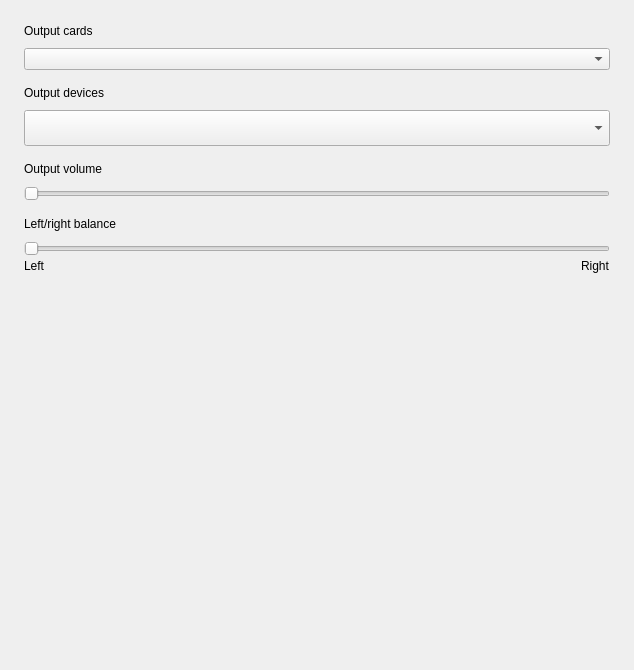
<?xml version="1.0" encoding="UTF-8"?>
<ui version="4.0">
 <class>OutputPage</class>
 <widget class="QWidget" name="OutputPage">
  <property name="geometry">
   <rect>
    <x>0</x>
    <y>0</y>
    <width>634</width>
    <height>670</height>
   </rect>
  </property>
  <property name="windowTitle">
   <string>OutputPage</string>
  </property>
  <layout class="QVBoxLayout" name="verticalLayout_4">
   <property name="spacing">
    <number>0</number>
   </property>
   <property name="leftMargin">
    <number>24</number>
   </property>
   <property name="topMargin">
    <number>24</number>
   </property>
   <property name="rightMargin">
    <number>24</number>
   </property>
   <property name="bottomMargin">
    <number>0</number>
   </property>
   <item>
    <layout class="QHBoxLayout" name="horizontalLayout_5">
     <property name="topMargin">
      <number>0</number>
     </property>
     <item>
      <widget class="QLabel" name="label_3">
       <property name="text">
        <string>Output cards</string>
       </property>
      </widget>
     </item>
    </layout>
   </item>
   <item>
    <layout class="QVBoxLayout" name="verticalLayout_5">
     <property name="topMargin">
      <number>10</number>
     </property>
     <item>
      <widget class="QComboBox" name="outputCards"/>
     </item>
    </layout>
   </item>
   <item>
    <layout class="QHBoxLayout" name="horizontalLayout">
     <property name="spacing">
      <number>0</number>
     </property>
     <property name="topMargin">
      <number>16</number>
     </property>
     <item>
      <widget class="QLabel" name="label">
       <property name="sizePolicy">
        <sizepolicy hsizetype="Preferred" vsizetype="Preferred">
         <horstretch>0</horstretch>
         <verstretch>0</verstretch>
        </sizepolicy>
       </property>
       <property name="text">
        <string>Output devices</string>
       </property>
      </widget>
     </item>
    </layout>
   </item>
   <item>
    <layout class="QVBoxLayout" name="verticalLayout">
     <property name="spacing">
      <number>0</number>
     </property>
     <property name="topMargin">
      <number>10</number>
     </property>
     <item>
      <widget class="QComboBox" name="outputDevices">
       <property name="minimumSize">
        <size>
         <width>0</width>
         <height>36</height>
        </size>
       </property>
       <property name="maximumSize">
        <size>
         <width>16777215</width>
         <height>36</height>
        </size>
       </property>
       <property name="accessibleName">
        <string>ComboBoxOutputDevices</string>
       </property>
      </widget>
     </item>
    </layout>
   </item>
   <item>
    <layout class="QHBoxLayout" name="horizontalLayout_2">
     <property name="spacing">
      <number>0</number>
     </property>
     <property name="topMargin">
      <number>16</number>
     </property>
     <item>
      <widget class="QLabel" name="label_2">
       <property name="sizePolicy">
        <sizepolicy hsizetype="Preferred" vsizetype="Preferred">
         <horstretch>0</horstretch>
         <verstretch>0</verstretch>
        </sizepolicy>
       </property>
       <property name="text">
        <string>Output volume</string>
       </property>
      </widget>
     </item>
     <item>
      <widget class="QLabel" name="outputVolume">
       <property name="sizePolicy">
        <sizepolicy hsizetype="Preferred" vsizetype="Preferred">
         <horstretch>0</horstretch>
         <verstretch>0</verstretch>
        </sizepolicy>
       </property>
       <property name="styleSheet">
        <string notr="true"/>
       </property>
       <property name="text">
        <string/>
       </property>
       <property name="alignment">
        <set>Qt::AlignRight|Qt::AlignTrailing|Qt::AlignVCenter</set>
       </property>
      </widget>
     </item>
    </layout>
   </item>
   <item>
    <layout class="QVBoxLayout" name="verticalLayout_2">
     <property name="spacing">
      <number>0</number>
     </property>
     <property name="topMargin">
      <number>10</number>
     </property>
     <item>
      <widget class="VolumeSlider" name="volumeSetting">
       <property name="sizePolicy">
        <sizepolicy hsizetype="Preferred" vsizetype="Fixed">
         <horstretch>0</horstretch>
         <verstretch>0</verstretch>
        </sizepolicy>
       </property>
       <property name="minimumSize">
        <size>
         <width>0</width>
         <height>0</height>
        </size>
       </property>
       <property name="maximumSize">
        <size>
         <width>16777215</width>
         <height>16777215</height>
        </size>
       </property>
       <property name="focusPolicy">
        <enum>Qt::NoFocus</enum>
       </property>
       <property name="accessibleName">
        <string>SlilderVolumeSetting</string>
       </property>
       <property name="orientation">
        <enum>Qt::Horizontal</enum>
       </property>
      </widget>
     </item>
    </layout>
   </item>
   <item>
    <layout class="QHBoxLayout" name="horizontalLayout_3">
     <property name="spacing">
      <number>0</number>
     </property>
     <property name="topMargin">
      <number>16</number>
     </property>
     <item>
      <widget class="QLabel" name="label_5">
       <property name="sizePolicy">
        <sizepolicy hsizetype="Preferred" vsizetype="Preferred">
         <horstretch>0</horstretch>
         <verstretch>0</verstretch>
        </sizepolicy>
       </property>
       <property name="text">
        <string>Left/right balance</string>
       </property>
      </widget>
     </item>
    </layout>
   </item>
   <item>
    <layout class="QVBoxLayout" name="verticalLayout_3">
     <property name="spacing">
      <number>0</number>
     </property>
     <property name="topMargin">
      <number>10</number>
     </property>
     <item>
      <widget class="VolumeSlider" name="volumeBalance">
       <property name="sizePolicy">
        <sizepolicy hsizetype="Preferred" vsizetype="Fixed">
         <horstretch>0</horstretch>
         <verstretch>0</verstretch>
        </sizepolicy>
       </property>
       <property name="minimumSize">
        <size>
         <width>0</width>
         <height>0</height>
        </size>
       </property>
       <property name="maximumSize">
        <size>
         <width>16777215</width>
         <height>16777215</height>
        </size>
       </property>
       <property name="focusPolicy">
        <enum>Qt::NoFocus</enum>
       </property>
       <property name="accessibleName">
        <string>SliderVolumeBalance</string>
       </property>
       <property name="orientation">
        <enum>Qt::Horizontal</enum>
       </property>
      </widget>
     </item>
    </layout>
   </item>
   <item>
    <layout class="QHBoxLayout" name="horizontalLayout_4">
     <item>
      <widget class="QLabel" name="label_6">
       <property name="text">
        <string>Left</string>
       </property>
      </widget>
     </item>
     <item>
      <spacer name="horizontalSpacer_4">
       <property name="orientation">
        <enum>Qt::Horizontal</enum>
       </property>
       <property name="sizeHint" stdset="0">
        <size>
         <width>40</width>
         <height>20</height>
        </size>
       </property>
      </spacer>
     </item>
     <item>
      <widget class="QLabel" name="label_7">
       <property name="sizePolicy">
        <sizepolicy hsizetype="Fixed" vsizetype="Fixed">
         <horstretch>0</horstretch>
         <verstretch>0</verstretch>
        </sizepolicy>
       </property>
       <property name="text">
        <string>Right</string>
       </property>
      </widget>
     </item>
    </layout>
   </item>
   <item>
    <spacer name="verticalSpacer">
     <property name="orientation">
      <enum>Qt::Vertical</enum>
     </property>
     <property name="sizeHint" stdset="0">
      <size>
       <width>28</width>
       <height>409</height>
      </size>
     </property>
    </spacer>
   </item>
  </layout>
 </widget>
 <customwidgets>
  <customwidget>
   <class>VolumeSlider</class>
   <extends>QSlider</extends>
   <header location="global">common/volume-slider.h</header>
  </customwidget>
 </customwidgets>
 <resources/>
 <connections/>
</ui>
